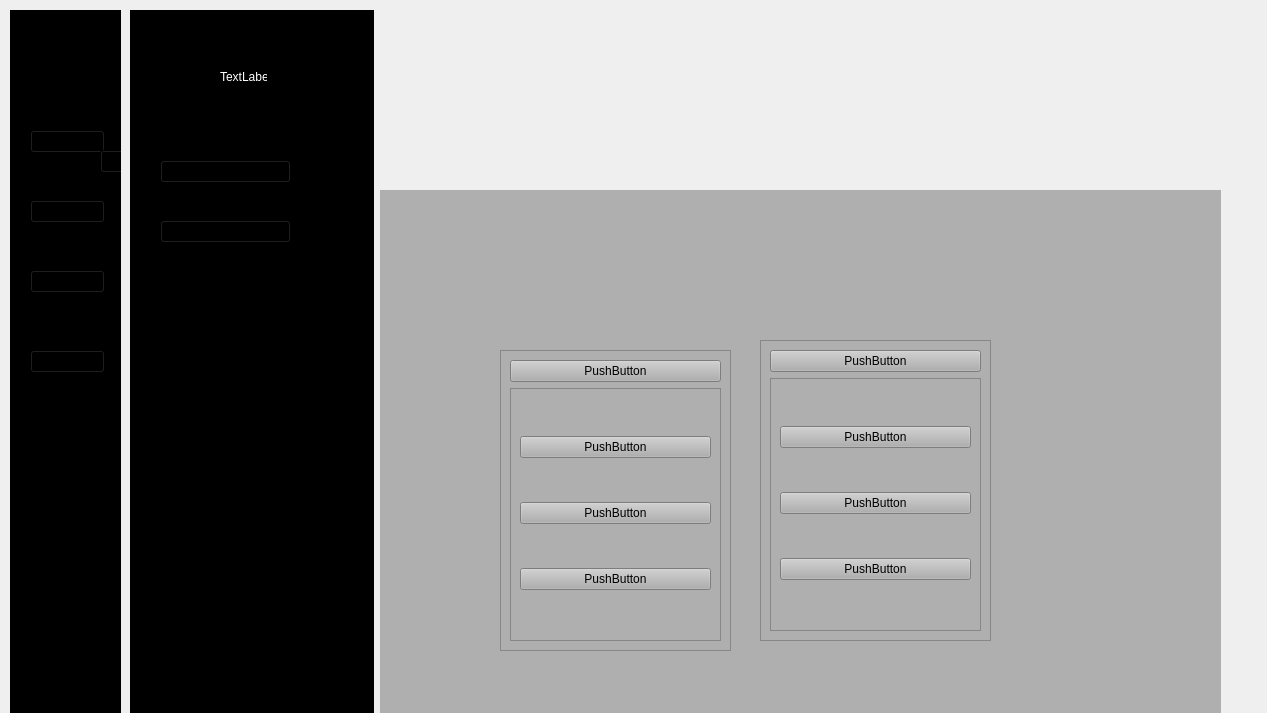
<?xml version="1.0" encoding="UTF-8"?>
<ui version="4.0">
 <class>MainWindow</class>
 <widget class="QMainWindow" name="MainWindow">
  <property name="geometry">
   <rect>
    <x>0</x>
    <y>0</y>
    <width>1267</width>
    <height>713</height>
   </rect>
  </property>
  <property name="windowTitle">
   <string>MainWindow</string>
  </property>
  <widget class="QWidget" name="centralwidget">
   <widget class="QWidget" name="icone_only_widget" native="true">
    <property name="geometry">
     <rect>
      <x>10</x>
      <y>10</y>
      <width>111</width>
      <height>851</height>
     </rect>
    </property>
    <property name="styleSheet">
     <string notr="true">QWidget{
	background-color: rgb(0, 0, 0);
}</string>
    </property>
    <widget class="QPushButton" name="pushButton">
     <property name="geometry">
      <rect>
       <x>20</x>
       <y>120</y>
       <width>75</width>
       <height>23</height>
      </rect>
     </property>
     <property name="text">
      <string/>
     </property>
     <property name="icon">
      <iconset resource="../Creationcompte2/recources.qrc">
       <normaloff>:/newPrefix/page/image/dashboardsmall1.png</normaloff>:/newPrefix/page/image/dashboardsmall1.png</iconset>
     </property>
    </widget>
    <widget class="QLabel" name="label">
     <property name="geometry">
      <rect>
       <x>30</x>
       <y>10</y>
       <width>47</width>
       <height>13</height>
      </rect>
     </property>
     <property name="text">
      <string>TextLabel</string>
     </property>
    </widget>
    <widget class="QLabel" name="label_5">
     <property name="geometry">
      <rect>
       <x>40</x>
       <y>40</y>
       <width>40</width>
       <height>40</height>
      </rect>
     </property>
     <property name="maximumSize">
      <size>
       <width>40</width>
       <height>40</height>
      </size>
     </property>
     <property name="text">
      <string/>
     </property>
     <property name="pixmap">
      <pixmap resource="../Creationcompte2/recources.qrc">:/newPrefix/page/image/logo.png</pixmap>
     </property>
     <property name="scaledContents">
      <bool>true</bool>
     </property>
    </widget>
    <widget class="QPushButton" name="pushButton_3">
     <property name="geometry">
      <rect>
       <x>90</x>
       <y>140</y>
       <width>75</width>
       <height>23</height>
      </rect>
     </property>
     <property name="text">
      <string/>
     </property>
     <property name="icon">
      <iconset resource="../Creationcompte2/recources.qrc">
       <normaloff>:/newPrefix/page/image/dashboardsmall1.png</normaloff>:/newPrefix/page/image/dashboardsmall1.png</iconset>
     </property>
    </widget>
    <widget class="QPushButton" name="pushButton_4">
     <property name="geometry">
      <rect>
       <x>20</x>
       <y>190</y>
       <width>75</width>
       <height>23</height>
      </rect>
     </property>
     <property name="text">
      <string/>
     </property>
     <property name="icon">
      <iconset resource="../Creationcompte2/recources.qrc">
       <normaloff>:/newPrefix/page/image/dashboardsmall1.png</normaloff>:/newPrefix/page/image/dashboardsmall1.png</iconset>
     </property>
    </widget>
    <widget class="QPushButton" name="pushButton_5">
     <property name="geometry">
      <rect>
       <x>20</x>
       <y>260</y>
       <width>75</width>
       <height>23</height>
      </rect>
     </property>
     <property name="text">
      <string/>
     </property>
     <property name="icon">
      <iconset resource="../Creationcompte2/recources.qrc">
       <normaloff>:/newPrefix/page/image/dashboardsmall1.png</normaloff>:/newPrefix/page/image/dashboardsmall1.png</iconset>
     </property>
    </widget>
    <widget class="QPushButton" name="pushButton_6">
     <property name="geometry">
      <rect>
       <x>20</x>
       <y>340</y>
       <width>75</width>
       <height>23</height>
      </rect>
     </property>
     <property name="text">
      <string/>
     </property>
     <property name="icon">
      <iconset resource="../Creationcompte2/recources.qrc">
       <normaloff>:/newPrefix/page/image/dashboardsmall1.png</normaloff>:/newPrefix/page/image/dashboardsmall1.png</iconset>
     </property>
    </widget>
    <widget class="QPushButton" name="pushButton_7">
     <property name="geometry">
      <rect>
       <x>10</x>
       <y>800</y>
       <width>75</width>
       <height>23</height>
      </rect>
     </property>
     <property name="text">
      <string/>
     </property>
     <property name="icon">
      <iconset resource="../Creationcompte2/recources.qrc">
       <normaloff>:/newPrefix/page/image/dashboardsmall1.png</normaloff>:/newPrefix/page/image/dashboardsmall1.png</iconset>
     </property>
    </widget>
   </widget>
   <widget class="QWidget" name="icon_text_wedget" native="true">
    <property name="geometry">
     <rect>
      <x>130</x>
      <y>10</y>
      <width>244</width>
      <height>861</height>
     </rect>
    </property>
    <property name="styleSheet">
     <string notr="true">QWidget{
	background-color: rgb(0, 0, 0);
	color:white;
}</string>
    </property>
    <widget class="QLabel" name="label_3">
     <property name="geometry">
      <rect>
       <x>90</x>
       <y>60</y>
       <width>47</width>
       <height>13</height>
      </rect>
     </property>
     <property name="text">
      <string>TextLabel</string>
     </property>
    </widget>
    <widget class="QLabel" name="label_4">
     <property name="geometry">
      <rect>
       <x>20</x>
       <y>40</y>
       <width>40</width>
       <height>40</height>
      </rect>
     </property>
     <property name="maximumSize">
      <size>
       <width>40</width>
       <height>40</height>
      </size>
     </property>
     <property name="text">
      <string/>
     </property>
     <property name="pixmap">
      <pixmap resource="../Creationcompte2/recources.qrc">:/newPrefix/page/image/logo.png</pixmap>
     </property>
     <property name="scaledContents">
      <bool>true</bool>
     </property>
    </widget>
    <widget class="QPushButton" name="pushButton_8">
     <property name="geometry">
      <rect>
       <x>30</x>
       <y>150</y>
       <width>131</width>
       <height>23</height>
      </rect>
     </property>
     <property name="text">
      <string/>
     </property>
     <property name="icon">
      <iconset resource="../Creationcompte2/recources.qrc">
       <normaloff>:/newPrefix/page/image/dashboard2 (1).png</normaloff>:/newPrefix/page/image/dashboard2 (1).png</iconset>
     </property>
     <property name="iconSize">
      <size>
       <width>100</width>
       <height>16</height>
      </size>
     </property>
    </widget>
    <widget class="QPushButton" name="pushButton_9">
     <property name="geometry">
      <rect>
       <x>30</x>
       <y>210</y>
       <width>131</width>
       <height>23</height>
      </rect>
     </property>
     <property name="text">
      <string/>
     </property>
     <property name="icon">
      <iconset resource="../Creationcompte2/recources.qrc">
       <normaloff>:/newPrefix/page/image/dashboard2 (1).png</normaloff>:/newPrefix/page/image/dashboard2 (1).png</iconset>
     </property>
     <property name="iconSize">
      <size>
       <width>100</width>
       <height>16</height>
      </size>
     </property>
    </widget>
   </widget>
   <widget class="QWidget" name="main_screen_wedget" native="true">
    <property name="geometry">
     <rect>
      <x>380</x>
      <y>190</y>
      <width>841</width>
      <height>661</height>
     </rect>
    </property>
    <property name="styleSheet">
     <string notr="true">background-color: rgb(175, 175, 175);</string>
    </property>
    <widget class="QFrame" name="frame">
     <property name="geometry">
      <rect>
       <x>120</x>
       <y>160</y>
       <width>231</width>
       <height>301</height>
      </rect>
     </property>
     <property name="frameShape">
      <enum>QFrame::StyledPanel</enum>
     </property>
     <property name="frameShadow">
      <enum>QFrame::Raised</enum>
     </property>
     <layout class="QVBoxLayout" name="verticalLayout_2">
      <item>
       <widget class="QPushButton" name="pushButton_2">
        <property name="text">
         <string>PushButton</string>
        </property>
       </widget>
      </item>
      <item>
       <widget class="QFrame" name="frame_2">
        <property name="frameShape">
         <enum>QFrame::StyledPanel</enum>
        </property>
        <property name="frameShadow">
         <enum>QFrame::Raised</enum>
        </property>
        <layout class="QVBoxLayout" name="verticalLayout">
         <item>
          <widget class="QPushButton" name="pushButton_10">
           <property name="text">
            <string>PushButton</string>
           </property>
          </widget>
         </item>
         <item>
          <widget class="QPushButton" name="pushButton_12">
           <property name="text">
            <string>PushButton</string>
           </property>
          </widget>
         </item>
         <item>
          <widget class="QPushButton" name="pushButton_11">
           <property name="text">
            <string>PushButton</string>
           </property>
          </widget>
         </item>
        </layout>
       </widget>
      </item>
     </layout>
    </widget>
    <widget class="QFrame" name="frame_3">
     <property name="geometry">
      <rect>
       <x>380</x>
       <y>150</y>
       <width>231</width>
       <height>301</height>
      </rect>
     </property>
     <property name="frameShape">
      <enum>QFrame::StyledPanel</enum>
     </property>
     <property name="frameShadow">
      <enum>QFrame::Raised</enum>
     </property>
     <layout class="QVBoxLayout" name="verticalLayout_3">
      <item>
       <widget class="QPushButton" name="pushButton_13">
        <property name="text">
         <string>PushButton</string>
        </property>
       </widget>
      </item>
      <item>
       <widget class="QFrame" name="frame_4">
        <property name="frameShape">
         <enum>QFrame::StyledPanel</enum>
        </property>
        <property name="frameShadow">
         <enum>QFrame::Raised</enum>
        </property>
        <layout class="QVBoxLayout" name="verticalLayout_4">
         <item>
          <widget class="QPushButton" name="pushButton_14">
           <property name="text">
            <string>PushButton</string>
           </property>
          </widget>
         </item>
         <item>
          <widget class="QPushButton" name="pushButton_15">
           <property name="text">
            <string>PushButton</string>
           </property>
          </widget>
         </item>
         <item>
          <widget class="QPushButton" name="pushButton_16">
           <property name="text">
            <string>PushButton</string>
           </property>
          </widget>
         </item>
        </layout>
       </widget>
      </item>
     </layout>
    </widget>
   </widget>
   <widget class="QWidget" name="header_widget" native="true">
    <property name="geometry">
     <rect>
      <x>370</x>
      <y>-10</y>
      <width>841</width>
      <height>191</height>
     </rect>
    </property>
   </widget>
  </widget>
 </widget>
 <resources>
  <include location="../Creationcompte2/recources.qrc"/>
 </resources>
 <connections>
  <connection>
   <sender>pushButton_2</sender>
   <signal>toggled(bool)</signal>
   <receiver>frame_2</receiver>
   <slot>hide()</slot>
   <hints>
    <hint type="sourcelabel">
     <x>667</x>
     <y>379</y>
    </hint>
    <hint type="destinationlabel">
     <x>714</x>
     <y>399</y>
    </hint>
   </hints>
  </connection>
  <connection>
   <sender>pushButton_13</sender>
   <signal>toggled(bool)</signal>
   <receiver>frame_4</receiver>
   <slot>setHidden(bool)</slot>
   <hints>
    <hint type="sourcelabel">
     <x>941</x>
     <y>369</y>
    </hint>
    <hint type="destinationlabel">
     <x>942</x>
     <y>380</y>
    </hint>
   </hints>
  </connection>
 </connections>
</ui>
